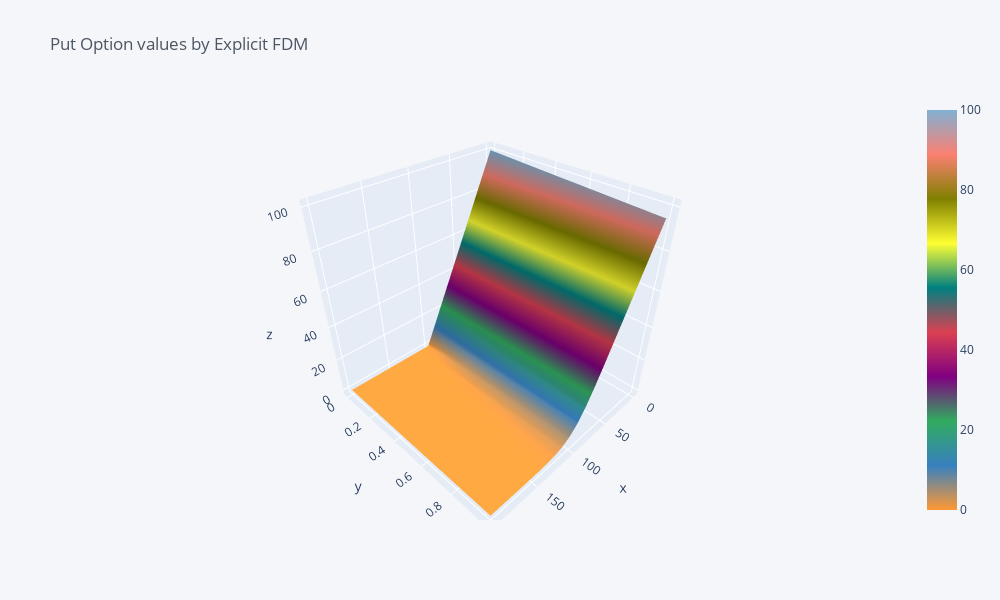

The notebook cell saved with this chart:
### Code cell
# Visualize the plot for put option
fdm_puts.iplot(kind='surface', title='Put Option values by Explicit FDM')

### Figure 1 — Plotly figure (JSON) as saved in the notebook; plotly's stock layout.template omitted (floating-point values rounded to 4 significant figures; data arrays with more than 128 entries replaced by an {"elided": "..."} marker saying what was removed)
{"data": [{"colorscale": [[0, "rgb(255, 153, 51)"], [0.1111, "rgb(55, 128, 191)"], [0.2222, "rgb(50, 171, 96)"], [0.3333, "rgb(128, 0, 128)"], [0.4444, "rgb(219, 64, 82)"], [0.5556, "rgb(0, 128, 128)"], [0.6667, "rgb(255, 255, 51)"], [0.7778, "rgb(128, 128, 0)"], [0.8889, "rgb(251, 128, 114)"], [1, "rgb(128, 177, 211)"]], "type": "surface", "x": [0, 10, 20, 30, 40, 50, 60, 70, 80, 90, 100, 110, 120, 130, 140, 150, 160, 170, 180, 190, 200], "y": [0, 0.06, 0.11, 0.17, 0.22, 0.28, 0.33, 0.39, 0.44, 0.5, 0.56, 0.61, 0.67, 0.72, 0.78, 0.83, 0.89, 0.94, 1], "z": {"elided": "19x21 float values"}}], "layout": {"height": 600, "legend": {"bgcolor": "#F5F6F9", "font": {"color": "#4D5663"}}, "paper_bgcolor": "#F5F6F9", "plot_bgcolor": "#F5F6F9", "title": {"font": {"color": "#4D5663"}, "text": "Put Option values by Explicit FDM"}, "width": 1000, "xaxis": {"gridcolor": "#E1E5ED", "showgrid": true, "tickfont": {"color": "#4D5663"}, "title": {"font": {"color": "#4D5663"}, "text": ""}, "zerolinecolor": "#E1E5ED"}, "yaxis": {"gridcolor": "#E1E5ED", "showgrid": true, "tickfont": {"color": "#4D5663"}, "title": {"font": {"color": "#4D5663"}, "text": ""}, "zerolinecolor": "#E1E5ED"}}}
